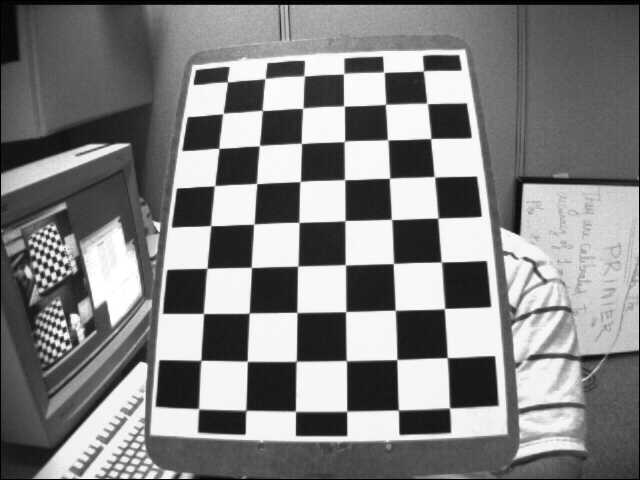
//> input picture c++/src/OpenCV/RemoveDistortion/image.jpg, 640 x 480 px
$ ./RemoveDistortion image.jpg out.png   (built with g++ and OpenCV 4)
//> lines starting //> are read from the running program, lines starting //| are printed output that depends on the picture; after the words box and inside, x2 and y2 are one past the last pixel; in counts of white or black regions, pixels touching at a corner belong together
#include "cv.h"
#include "opencv2/core/core.hpp"
#include "opencv2/imgproc/imgproc.hpp"
#include "opencv2/calib3d/calib3d.hpp"
#include "opencv2/highgui/highgui.hpp"

#include <iostream>
#include <string>

std::vector<cv::Point3f> Create3DChessboardCorners(cv::Size boardSize, float squareSize);

struct CameraStruct
{
  cv::Mat CameraMatrix;
  cv::Mat ImagePoints;
  cv::Mat DistortionCoefficients;
  cv::Mat Image;
};

CameraStruct CalibrateCamera(cv::Mat image, cv::Size boardSize);

int main( int argc, char* argv[])
{
  std::string imageFileName = argv[1];
  std::string outputFileName = argv[2];

  cv::Mat image = cv::imread(imageFileName, 1);
//> image is the input picture: 480 rows x 640 cols, CV_8UC3; min 0, max 255, mean 129.5

  if(image.empty())
    {
    std::cerr << "Could not read image!" << std::endl;
    return -1;
    }

  CameraStruct camera = CalibrateCamera(image, cv::Size(6,9)); // If the board does not have the name number of squares in each dimension, the order of boardSize is not important.

  cv::Mat outputImage;
  cv::undistort(camera.Image, outputImage, camera.CameraMatrix, camera.DistortionCoefficients);

  cv::imwrite(outputFileName, outputImage);

  return 0;
}

CameraStruct CalibrateCamera(cv::Mat image, cv::Size boardSize)
{
//> called with boardSize = Size(6, 9)
  float squareSize = 1.f; // This is "1 arbitrary unit"

  cv::Size imageSize = image.size();
//> imageSize = Size(640, 480)

  // Find the chessboard corners
  std::vector<std::vector<cv::Point2f> > imagePoints(1);
  bool found = findChessboardCorners(image, boardSize, imagePoints[0]);
//> imagePoints = 1 point lists; found = true
  if(!found)
    {
    std::cerr << "Could not find chess board!" << std::endl;
    exit(-1);
    }

  drawChessboardCorners(image, boardSize, cv::Mat(imagePoints[0]), found );
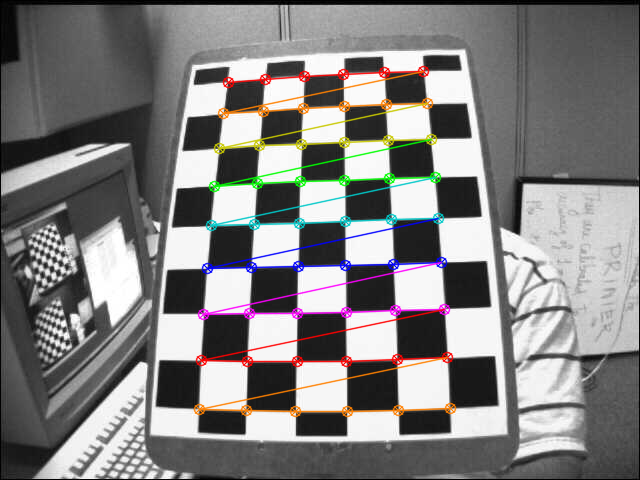
//> image: 480 rows x 640 cols, CV_8UC3; 5.16% of pixels changed, all inside (x1, y1, x2, y2) = (193, 65, 457, 418)

  std::vector<std::vector<cv::Point3f> > objectPoints(1);
  objectPoints[0] = Create3DChessboardCorners(boardSize, squareSize);
//> the loop in Create3DChessboardCorners, `for( int i = 0; i < boardSize.height; i++ )` made 9 passes
//> after the loop in Create3DChessboardCorners, `for( int i = 0; i < boardSize.height; i++ )`: corners = 54 Point3s, first 12: [0, 0, 0], [1, 0, 0], [2, 0, 0], [3, 0, 0], [4, 0, 0], [5, 0, 0], [0, 1, 0], [1, 1, 0], [2, 1, 0], [3, 1, 0], [4, 1, 0], [5, 1, 0]

  std::vector<cv::Mat> rotationVectors;
  std::vector<cv::Mat> translationVectors;

  cv::Mat distortionCoefficients = cv::Mat::zeros(8, 1, CV_64F); // There are 8 distortion coefficients
  cv::Mat cameraMatrix = cv::Mat::eye(3, 3, CV_64F);

  int flags = 0;
  double rms = calibrateCamera(objectPoints, imagePoints, imageSize, cameraMatrix,
                  distortionCoefficients, rotationVectors, translationVectors, flags|CV_CALIB_FIX_K4|CV_CALIB_FIX_K5);
//> cameraMatrix = [[649.9, 0, 330], [0, 674.6, 222.6], [0, 0, 1]]; distortionCoefficients = [-0.328, -2.21, 0.00624, 0.0109, 11.42]; rms = 0.243

  CameraStruct camera;
  camera.CameraMatrix = cameraMatrix;
//> camera.CameraMatrix = [[649.9, 0, 330], [0, 674.6, 222.6], [0, 0, 1]]
  camera.ImagePoints = cv::Mat(imagePoints[0]);
//> camera.ImagePoints = 54 pairs, first value 198.6 to 449.5, second value 71.24 to 411.3
  camera.DistortionCoefficients = distortionCoefficients;
//> camera.DistortionCoefficients = [-0.328, -2.21, 0.00624, 0.0109, 11.42]
//> in main, `cv::undistort(camera.Image, outputImage, camera.CameraMatrix, camera.D..`:
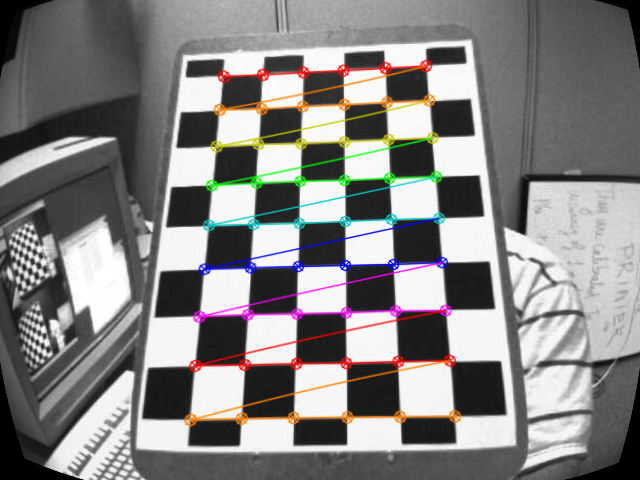
//> outputImage: 480 rows x 640 cols, CV_8UC3; mean B, G, R 130.5, 131.1, 132.9
  camera.Image = image;

  return camera;
}

std::vector<cv::Point3f> Create3DChessboardCorners(cv::Size boardSize, float squareSize)
{
  // This function creates the 3D points of your chessboard in its own coordinate system

  std::vector<cv::Point3f> corners;

  for( int i = 0; i < boardSize.height; i++ )
  {
    for( int j = 0; j < boardSize.width; j++ )
    {
      corners.push_back(cv::Point3f(float(j*squareSize),
                                float(i*squareSize), 0));
    }
  }

  return corners;
}
